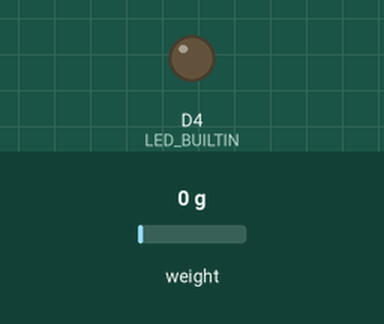
The sketch below on a simulated ESP8266 (NodeMCU). On the bench: output pins drawn as LEDs (lit = HIGH, except the on-board LED, lit = LOW). The inputs (shaded band) are chosen by the test bench; at power-on: weight on the scale 0 g. WiFi joins after 1.5 s; servers stay silent unless stated; random numbers use the default seed unless the sketch sets one; no MQTT or app messages arrive unless stated; what the sketch prints to the serial monitor is not drawn.

Above: at 3.7 s.
3.8 s: weight on the scale set to 94 g
At 5.7 s:
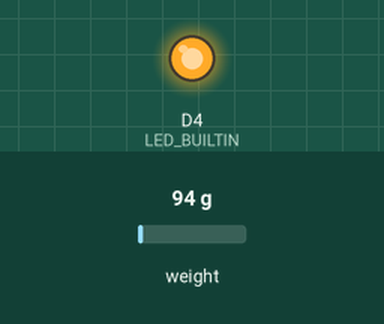
8.6 s: weight on the scale set to 109 g
At 10.3 s:
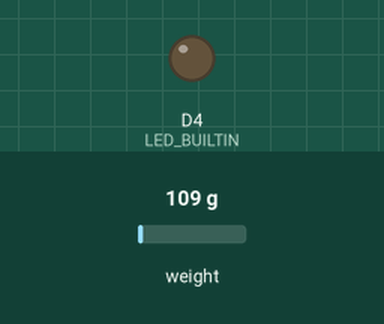
10.6 s: weight on the scale set to 1250 g
At 15.1 s:
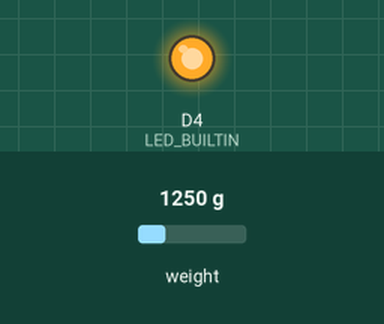
15.4 s: weight on the scale set to 1159 g
At 19.0 s:
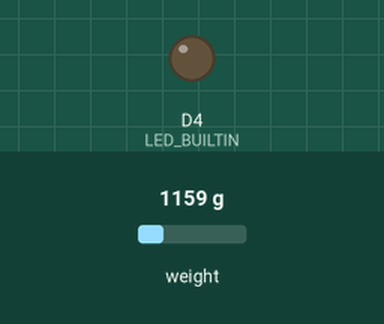
Timing chart, 0 to 20.5 s (numbered marks = the images above; inputs shaded):
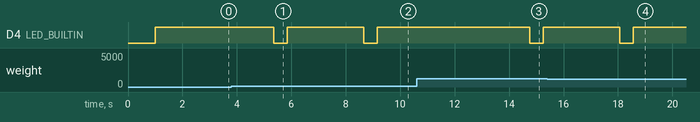

The sketch:

firmware_load_cell.ino
```cpp
#include <ESP8266WiFi.h>
#include <PubSubClient.h>
#include "HX711.h"

String deviceId = "11";

HX711 scale(D2, D3);
long weight_1 = 0;
long weight_2 = 0;
long weight = 0;
long lastWeight = 0;
long weightOffset = 10;

const char* ssid = "Home";
const char* password =  "pass";
const char* mqttServer = "192.168.0.21";
const int mqttPort = 1883;

WiFiClient espClient;
PubSubClient client(espClient);

void setupWiFi(){
  pinMode(LED_BUILTIN, OUTPUT);
  digitalWrite(LED_BUILTIN, HIGH);
  Serial.print("Connecting to ");
  Serial.print(ssid);
  WiFi.begin(ssid, password);

  while (WiFi.status() != WL_CONNECTED) {
    delay(500);
    Serial.print(" .");
  }
  Serial.println("");
  Serial.println("Connected to the WiFi network");
  Serial.print("IP address: ");
  Serial.println(WiFi.localIP());
}

void reconnectBroker(){
  while (!client.connected())
  {
    Serial.print("Connecting to MQTT ...");
    String clientId = "IoTRefill-";
    clientId += String(random(0xffff), HEX);

    if (client.connect(clientId.c_str())){
      Serial.println("OK");
    }
    else
    {
      Serial.println("Failed, rc=");
      Serial.print(client.state());
      Serial.println("Attempting again in 5 seconds");
      delay(5000);
    }
  }
}

void setup() {
  Serial.begin(115200);
  scale.set_scale();
  scale.tare();
  scale.set_scale(824.6f); // Comment out this line for the first time
  setupWiFi();
  client.setServer(mqttServer, mqttPort);
}

void loop() {
  if (!client.connected()) {
    reconnectBroker();
  }
  client.loop();

  weight_1 = scale.get_units(10);
  delay(800);
  weight_2 = scale.get_units(10);

  if(abs(weight_1 - weight_2) < 100){
    weight = weight_2;

    if(abs(weight - lastWeight) > weightOffset){
      Serial.print("Weight: ");
      Serial.print(weight, 1);
      Serial.println(" grams");

      if(weight > 0){
        String msg = "{\"deviceId\":\"" + deviceId + "\",\"weight\":\"" + String(weight, DEC) + "\"}";
        char payload[60];
        msg.toCharArray(payload,60);
        client.publish("iot/weight", payload);
        digitalWrite(LED_BUILTIN, LOW);
        delay(500);
        digitalWrite(LED_BUILTIN, HIGH);

      }
      lastWeight = weight;
    }
  }
}
```

Measured:
- the behaviour switches between 99 and 100 g on weight on the scale (found by bisection; images 1 and 2)
- the behaviour switches between 1240 and 1239 g on weight on the scale (found by bisection; images 3 and 4)
- after the input at 3.8 s, D4 (LED_BUILTIN): HIGH → LOW after 1.6 s, → HIGH 0.50 s later
- after the input at 8.6 s, D4 (LED_BUILTIN): HIGH → LOW after 0.06 s, → HIGH 0.50 s later
- after the input at 10.6 s, D4 (LED_BUILTIN): HIGH → LOW after 4.2 s, → HIGH 0.50 s later
- after the input at 15.4 s, D4 (LED_BUILTIN): HIGH → LOW after 2.7 s, → HIGH 0.50 s later
